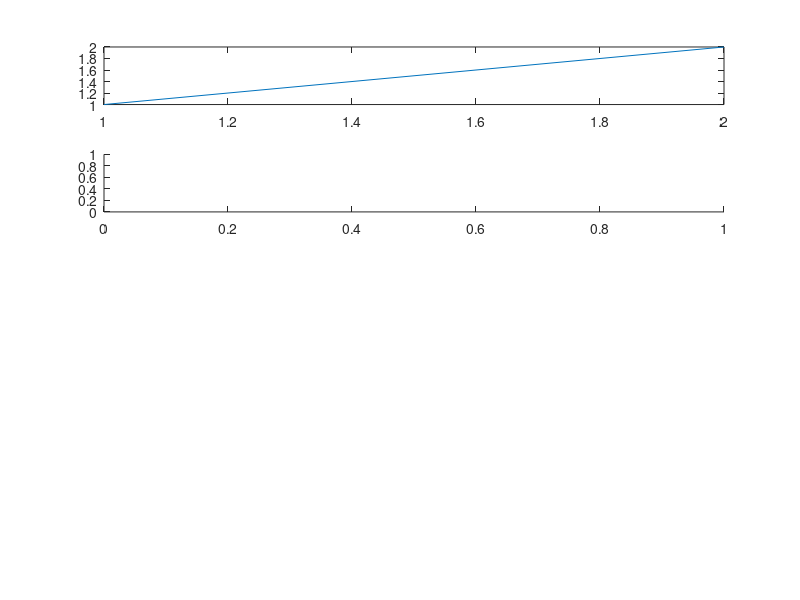

This figure's MATLAB source: (Note: this script raises an error after producing the figure.)
% "The role of pathogen mediated insect superabundance in the east-African emergence of a plant virus" Fig.1
%                                                                                                R. Donnelly
% this script simply produces illustrative curves for schematic 
% only calculation is to take ratio of vector abundance and infected plant incidence 

Fxx=-200:200;

kapp=0.4;

% abundance per plant
A0=2;
A1=20;

% max number of infected plants per field
Lmax=100;

% delay between insect and plant disease waves
invasive_tau=15;
modif_tau=15;

xx0_1=50;
xx0_2=xx0_1-modif_tau;
xx0_3=xx0_1+invasive_tau;

I_yy1=Lmax-(Lmax./(1+exp(-kapp*(Fxx-xx0_1))));

A_yy2=A0+(A1-A0)*(Lmax-(Lmax./(1+exp(-kapp*(Fxx-xx0_2)))))/Lmax;

A_yy3=A0+(A1-A0)*(Lmax-(Lmax./(1+exp(-kapp*(Fxx-xx0_3)))))/Lmax;

A_yy4=A1*ones(size(Fxx));
con=1;
xticmarks=0:20:100;

figure;
hold on;

subplot(5,1,1)
plot([1,2],[1,2]);
ax1=gca;

subplot(5,1,2)
yyaxis left
plot(Fxx,I_yy1);
ylim([0 Lmax*1.05])
ylabel('#Infected plants (per field')
yyaxis right
hold on;
plot(Fxx,A_yy2,'-') %,'m'
plot(Fxx,A_yy3,'-') %,'b'
plot(Fxx,A_yy4,'-') %,'--g'
set(gca,'ytick',0:10:20,'xtick',xticmarks,'xticklabel',[]);
%ylim([0 A1*1.15])
ylabel('#Insect vectors (per plant)')
xlim([0 100])
text(10,13,'A');
ax2=gca;

subplot(5,1,3)
plot(Fxx,(A_yy2./(I_yy1+con)),'m')
set(gca,'ytick',0:5,'xtick',xticmarks,'xticklabel',[]);
xlim([0 100])
%ylim([-0.1 2.5])
text(10,1.5,'B');
ax3=gca;

subplot(5,1,4)
plot(Fxx,(A_yy3./(I_yy1+con)),'b')
set(gca,'ytick',0:5:10,'xtick',xticmarks);
xlim([0 100])
%ylim([0 11])
text(10,9,'C');
xlabel('Field position')
ax4=gca;

subplot(5,1,5)
plot(Fxx,(A_yy4./(I_yy1+con)),'g')
set(gca,'ytick',0:10:20,'xtick',xticmarks);
xlim([0 100])
%ylim([0 25])
text(10,9,'D');
xlabel('Field position')
ax5=gca;

set(gcf, 'Units','centimeters', 'Position',1.5*[0 0 5*(1/1.275) (5/3)*13.5])

set(gcf,'color', 'w');
set([ax1 ax2 ax3 ax4 ax5], ...
  'Box'         , 'off'     , ...
  'TickDir'     , 'in'     , ...
  'TickLength'  , [.01 .01] , ...
  'XMinorTick'  , 'off'      , ...
  'YMinorTick'  , 'off'      , ...
  'YGrid'       , 'off'      , ...
  'XColor'      , [.3 .3 .3], ...
  'FontSize', 12, ...
  'YColor'      , [.3 .3 .3], ...
  'FontName', 'Times New Roman', ...
  'LineWidth'   , 0.2         );

h=gcf;
h.Renderer='Painters';
orient(h,'landscape')
